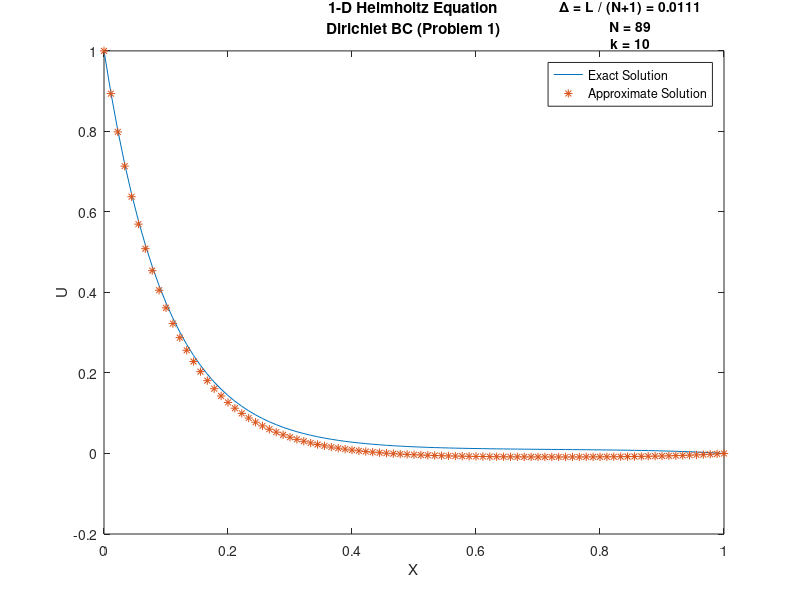
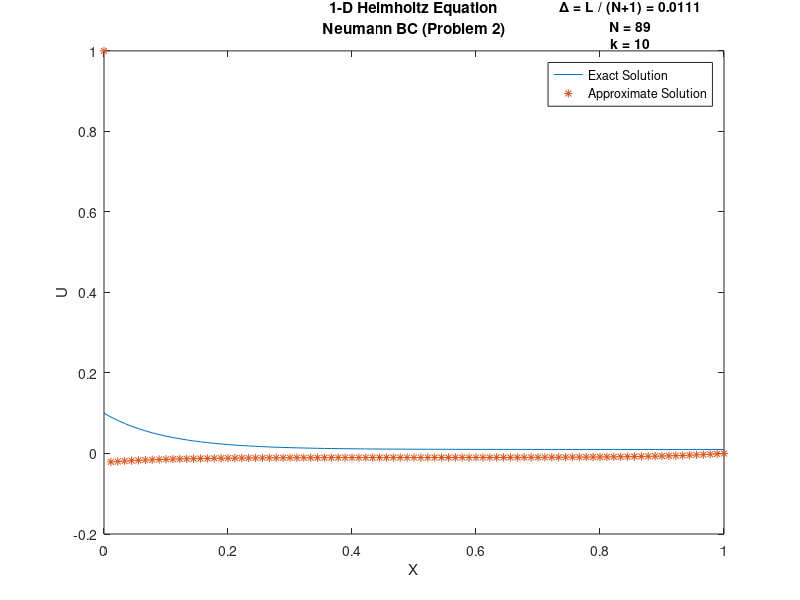

Write the MATLAB code that produced these figures, in order.
%Assignment 4AP
%Micah Arel
%2/19/2018
%Assignment 4AP
%Solve 1D Helmholtz Equation using Tri-Diagonal Method
%2nd Derivative approximation based on Center Difference Formula
%Total of N nodes between 0 and L; x=0 N=0, x=L N+1
clear
clc
L = 1; %Right endpoint
V0=1;
v=1;
A=1; %Given
k = 10; %Coefficient of u(x) in ODE
BC01 = V0; %Boundary condition node 0 (left side)for problem 1
BC02 = v; %Boundary condition node 0 (left side) for problem 2
BCL = 0; %Boundary condition node N+1 (right side) for both problems
N=89;
h = L/(N+1); %Step size
D = -(2+k*k*h*h); %Coefficient

%Create 4 vectors of length N, for diagonals and RHS of system
MD1 = D.*ones(1,N); %Main Diagonal
LD1 = ones(1,N); %Lower Diagonal
UD1 = ones(1,N); %Upper Diagonal
RHS1 = (h^2)*ones(N,1); %RHS vector (given f(x))
RHS1(1) = RHS1(1) - BC01; %Input boundary conditions to Right Hand Side
RHS1(N) = RHS1(N) - BCL;
%Create Problem 1 upper triangle forward elimination
for i = 2:(N)
 MD1(i) = MD1(i) - ( (LD1(i)/MD1(i-1)) * UD1(i-1) );
 RHS1(i) = RHS1(i) - ( (LD1(i)/MD1(i-1)) * RHS1(i-1) );
end
%Solve Problem 1 system backwards elimination
U1(N)=RHS1(N)/MD1(N);
for j = N-1:-1:1
 U1(j) = ( RHS1(j) - UD1(j)*U1(j+1) ) / MD1(j);
end
%Complete Problem 1 U vector
U1 = [BC01 U1 BCL];

%Display to if N and 2N are approximately =
Z1 = U1.';
X1=zeros(N,1);
for j = 2:(N+2)
    X1(j)=X1(j-1)+h;
end
Y1=[X1 Z1]; %Checks accuracy at N and at 2N

%Loop used to evaluate the difference of the current and previous
%solution at the previous solutions spatial location
%Analytical solution
x1=0:h:L;
Ua=( (1 - ( ( sinh(k*(L-x1)) + sinh(k*x1) ) / sinh(k*L) )) * (A/k^2) ) + BC01*(sinh(k*(L-x1))/sinh(k*L));

%Plot of approximation and exact solutions
x=0:h:L;
figure(1)
plot(x1,Ua,x,U1,'*')
lgd=legend('Exact Solution','Approximate Solution');
title(lgd,{'\Delta = L / (N+1) = 0.0111';'N = 89';'k = 10'})
title({'1-D Helmholtz Equation';'Dirichlet BC (Problem 1)'})
xlabel('X')
ylabel('U')

%Problem 2

%Create 4 vectors of length N, for diagonals and RHS of system
MD2 = D.*ones(1,N); %Main Diagonal
LD2 = ones(1,N); %Lower Diagonal
UD2 = ones(1,N); %Upper Diagonal
RHS2 = (h^2)*ones(N,1); %RHS vector (given f(x))
RHS2(1) = RHS2(1) + 2*h*BC02; %Input boundary conditions to RHS
RHS2(N) = RHS2(N) - BCL;

%Create Problem 2 upper triangle forward elimination
for i = 2:(N)
 MD2(i) = MD2(i) - ( (LD2(i)/MD2(i-1)) * UD2(i-1) );
 RHS2(i) = RHS2(i) - ( (LD2(i)/MD2(i-1)) * RHS2(i-1) );
end
%Solve Problem 2 system backwards elimination
U2(N)=RHS2(N)/MD1(N);
for j = N-1:-1:1
 U2(j) = ( RHS2(j) - UD2(j)*U2(j+1) ) / MD2(j);
end
%Complete Problem 1 U vector
U2 = [BC02 U2 BCL];

%Loop used to evaluate the difference of the current and previous
%solution at the previous solutions spatial location
%Analytical solution
x2=0:h:L;
Ub=( (1 - (  cosh(k*(L-x2)) / cosh(k*L) )) * (A/k^2) ) + BC02/k*(sinh(k*(L-x2))/cosh(k*L));

%Plot of approximation and exact solutions
x=0:h:L;
figure(2)
plot(x1,Ub,x,U2,'*')
lgd=legend('Exact Solution','Approximate Solution');
title(lgd,{'\Delta = L / (N+1) = 0.0111';'N = 89';'k = 10'})
title({'1-D Helmholtz Equation';'Neumann BC (Problem 2)'})
xlabel('X')
ylabel('U')
